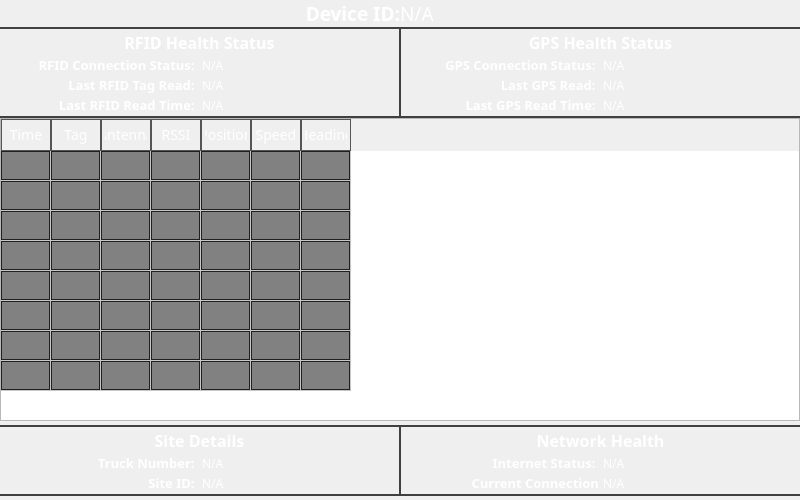
<?xml version="1.0" encoding="UTF-8"?>
<ui version="4.0">
 <class>OverviewScreen</class>
 <widget class="QWidget" name="OverviewScreen">
  <property name="geometry">
   <rect>
    <x>0</x>
    <y>0</y>
    <width>800</width>
    <height>500</height>
   </rect>
  </property>
  <property name="minimumSize">
   <size>
    <width>790</width>
    <height>500</height>
   </size>
  </property>
  <property name="windowTitle">
   <string>Overview</string>
  </property>
  <property name="styleSheet">
   <string notr="true"/>
  </property>
  <layout class="QVBoxLayout" name="verticalLayout_20">
   <property name="spacing">
    <number>0</number>
   </property>
   <property name="leftMargin">
    <number>0</number>
   </property>
   <property name="topMargin">
    <number>0</number>
   </property>
   <property name="rightMargin">
    <number>0</number>
   </property>
   <property name="bottomMargin">
    <number>0</number>
   </property>
   <item>
    <layout class="QVBoxLayout" name="verticalLayout">
     <item>
      <layout class="QHBoxLayout" name="horizontalLayout_13">
       <item>
        <widget class="QLabel" name="label_24">
         <property name="font">
          <font>
           <family>Gilroy</family>
           <pointsize>14</pointsize>
           <bold>true</bold>
          </font>
         </property>
         <property name="styleSheet">
          <string notr="true">color: #ffffff;</string>
         </property>
         <property name="text">
          <string>Device ID:</string>
         </property>
         <property name="alignment">
          <set>Qt::AlignmentFlag::AlignRight|Qt::AlignmentFlag::AlignTrailing|Qt::AlignmentFlag::AlignVCenter</set>
         </property>
        </widget>
       </item>
       <item>
        <widget class="QLabel" name="device_id">
         <property name="font">
          <font>
           <family>Gilroy</family>
           <pointsize>14</pointsize>
           <bold>false</bold>
          </font>
         </property>
         <property name="styleSheet">
          <string notr="true">color: #ffffff;</string>
         </property>
         <property name="text">
          <string>N/A</string>
         </property>
         <property name="alignment">
          <set>Qt::AlignmentFlag::AlignLeading|Qt::AlignmentFlag::AlignLeft|Qt::AlignmentFlag::AlignVCenter</set>
         </property>
        </widget>
       </item>
      </layout>
     </item>
     <item>
      <layout class="QHBoxLayout" name="horizontalLayout">
       <property name="spacing">
        <number>0</number>
       </property>
       <property name="leftMargin">
        <number>0</number>
       </property>
       <property name="topMargin">
        <number>0</number>
       </property>
       <property name="rightMargin">
        <number>0</number>
       </property>
       <property name="bottomMargin">
        <number>0</number>
       </property>
       <item>
        <widget class="QWidget" name="widget_4" native="true">
         <property name="styleSheet">
          <string notr="true">#widget_4{
	border: 2px solid #404040;
    border-right: 0px;
    border-left: 0px;
}</string>
         </property>
         <layout class="QVBoxLayout" name="verticalLayout_1">
          <property name="spacing">
           <number>2</number>
          </property>
          <property name="leftMargin">
           <number>0</number>
          </property>
          <property name="topMargin">
           <number>4</number>
          </property>
          <property name="rightMargin">
           <number>0</number>
          </property>
          <property name="bottomMargin">
           <number>4</number>
          </property>
          <item>
           <widget class="QLabel" name="label">
            <property name="font">
             <font>
              <family>Gilroy</family>
              <pointsize>12</pointsize>
              <bold>true</bold>
             </font>
            </property>
            <property name="styleSheet">
             <string notr="true">color: #ffffff;
border-bottom: 2px solid #404040;</string>
            </property>
            <property name="text">
             <string>RFID Health Status</string>
            </property>
            <property name="alignment">
             <set>Qt::AlignmentFlag::AlignCenter</set>
            </property>
           </widget>
          </item>
          <item>
           <widget class="QWidget" name="widget_1" native="true">
            <property name="styleSheet">
             <string notr="true"/>
            </property>
            <layout class="QHBoxLayout" name="horizontalLayout_5">
             <property name="spacing">
              <number>4</number>
             </property>
             <property name="leftMargin">
              <number>0</number>
             </property>
             <property name="topMargin">
              <number>0</number>
             </property>
             <property name="rightMargin">
              <number>0</number>
             </property>
             <property name="bottomMargin">
              <number>0</number>
             </property>
             <item>
              <widget class="QLabel" name="label_3">
               <property name="font">
                <font>
                 <family>Gilroy</family>
                 <pointsize>10</pointsize>
                 <bold>true</bold>
                </font>
               </property>
               <property name="styleSheet">
                <string notr="true">color: #ffffff;</string>
               </property>
               <property name="text">
                <string>RFID Connection Status: </string>
               </property>
               <property name="alignment">
                <set>Qt::AlignmentFlag::AlignRight|Qt::AlignmentFlag::AlignTrailing|Qt::AlignmentFlag::AlignVCenter</set>
               </property>
              </widget>
             </item>
             <item>
              <widget class="QLabel" name="rfid_connection_status">
               <property name="font">
                <font>
                 <family>Gilroy</family>
                 <pointsize>9</pointsize>
                </font>
               </property>
               <property name="styleSheet">
                <string notr="true">color: #ffffff;</string>
               </property>
               <property name="text">
                <string>N/A</string>
               </property>
              </widget>
             </item>
            </layout>
           </widget>
          </item>
          <item>
           <widget class="QWidget" name="widget_2" native="true">
            <property name="styleSheet">
             <string notr="true"/>
            </property>
            <layout class="QHBoxLayout" name="horizontalLayout_4">
             <property name="spacing">
              <number>4</number>
             </property>
             <property name="leftMargin">
              <number>0</number>
             </property>
             <property name="topMargin">
              <number>0</number>
             </property>
             <property name="rightMargin">
              <number>0</number>
             </property>
             <property name="bottomMargin">
              <number>0</number>
             </property>
             <item>
              <widget class="QLabel" name="label_5">
               <property name="font">
                <font>
                 <family>Gilroy</family>
                 <pointsize>10</pointsize>
                 <bold>true</bold>
                </font>
               </property>
               <property name="styleSheet">
                <string notr="true">color: #ffffff;</string>
               </property>
               <property name="text">
                <string>Last RFID Tag Read: </string>
               </property>
               <property name="alignment">
                <set>Qt::AlignmentFlag::AlignRight|Qt::AlignmentFlag::AlignTrailing|Qt::AlignmentFlag::AlignVCenter</set>
               </property>
              </widget>
             </item>
             <item>
              <widget class="QLabel" name="last_rfid_read">
               <property name="font">
                <font>
                 <family>Gilroy</family>
                 <pointsize>9</pointsize>
                </font>
               </property>
               <property name="styleSheet">
                <string notr="true">color: #ffffff;</string>
               </property>
               <property name="text">
                <string>N/A</string>
               </property>
              </widget>
             </item>
            </layout>
           </widget>
          </item>
          <item>
           <widget class="QWidget" name="widget_3" native="true">
            <property name="styleSheet">
             <string notr="true"/>
            </property>
            <layout class="QHBoxLayout" name="horizontalLayout_3">
             <property name="spacing">
              <number>4</number>
             </property>
             <property name="leftMargin">
              <number>0</number>
             </property>
             <property name="topMargin">
              <number>0</number>
             </property>
             <property name="rightMargin">
              <number>0</number>
             </property>
             <property name="bottomMargin">
              <number>0</number>
             </property>
             <item>
              <widget class="QLabel" name="label_7">
               <property name="font">
                <font>
                 <family>Gilroy</family>
                 <pointsize>10</pointsize>
                 <bold>true</bold>
                </font>
               </property>
               <property name="styleSheet">
                <string notr="true">color: #ffffff;</string>
               </property>
               <property name="text">
                <string>Last RFID Read Time: </string>
               </property>
               <property name="alignment">
                <set>Qt::AlignmentFlag::AlignRight|Qt::AlignmentFlag::AlignTrailing|Qt::AlignmentFlag::AlignVCenter</set>
               </property>
              </widget>
             </item>
             <item>
              <widget class="QLabel" name="last_rfid_time">
               <property name="font">
                <font>
                 <family>Gilroy</family>
                 <pointsize>9</pointsize>
                </font>
               </property>
               <property name="styleSheet">
                <string notr="true">color: #ffffff;</string>
               </property>
               <property name="text">
                <string>N/A</string>
               </property>
              </widget>
             </item>
            </layout>
           </widget>
          </item>
         </layout>
        </widget>
       </item>
       <item>
        <widget class="QFrame" name="vDivider">
         <property name="minimumSize">
          <size>
           <width>2</width>
           <height>0</height>
          </size>
         </property>
         <property name="maximumSize">
          <size>
           <width>2</width>
           <height>16777215</height>
          </size>
         </property>
         <property name="styleSheet">
          <string notr="true">QFrame#vDivider { background-color: #404040; }</string>
         </property>
         <property name="frameShape">
          <enum>QFrame::Shape::NoFrame</enum>
         </property>
        </widget>
       </item>
       <item>
        <widget class="QWidget" name="widget_5" native="true">
         <property name="styleSheet">
          <string notr="true">#widget_5{
	border: 2px solid #404040;
    border-left: 0px;
    border-right: 0px;
}</string>
         </property>
         <layout class="QVBoxLayout" name="verticalLayout_3">
          <property name="spacing">
           <number>2</number>
          </property>
          <property name="leftMargin">
           <number>0</number>
          </property>
          <property name="topMargin">
           <number>4</number>
          </property>
          <property name="rightMargin">
           <number>0</number>
          </property>
          <property name="bottomMargin">
           <number>4</number>
          </property>
          <item>
           <widget class="QLabel" name="label_2">
            <property name="font">
             <font>
              <family>Gilroy</family>
              <pointsize>12</pointsize>
              <bold>true</bold>
             </font>
            </property>
            <property name="styleSheet">
             <string notr="true">color: #ffffff;
border-bottom: 2px solid #404040;</string>
            </property>
            <property name="text">
             <string>GPS Health Status</string>
            </property>
            <property name="alignment">
             <set>Qt::AlignmentFlag::AlignCenter</set>
            </property>
           </widget>
          </item>
          <item>
           <widget class="QWidget" name="widget_6" native="true">
            <layout class="QHBoxLayout" name="horizontalLayout_8">
             <property name="spacing">
              <number>4</number>
             </property>
             <property name="leftMargin">
              <number>0</number>
             </property>
             <property name="topMargin">
              <number>0</number>
             </property>
             <property name="rightMargin">
              <number>0</number>
             </property>
             <property name="bottomMargin">
              <number>0</number>
             </property>
             <item>
              <widget class="QLabel" name="label_9">
               <property name="font">
                <font>
                 <family>Gilroy</family>
                 <pointsize>10</pointsize>
                 <bold>true</bold>
                </font>
               </property>
               <property name="styleSheet">
                <string notr="true">color: #ffffff;</string>
               </property>
               <property name="text">
                <string>GPS Connection Status: </string>
               </property>
               <property name="alignment">
                <set>Qt::AlignmentFlag::AlignRight|Qt::AlignmentFlag::AlignTrailing|Qt::AlignmentFlag::AlignVCenter</set>
               </property>
              </widget>
             </item>
             <item>
              <widget class="QLabel" name="gps_connection_status">
               <property name="font">
                <font>
                 <family>Gilroy</family>
                 <pointsize>9</pointsize>
                </font>
               </property>
               <property name="styleSheet">
                <string notr="true">color: #ffffff;</string>
               </property>
               <property name="text">
                <string>N/A</string>
               </property>
              </widget>
             </item>
            </layout>
           </widget>
          </item>
          <item>
           <widget class="QWidget" name="widget_7" native="true">
            <layout class="QHBoxLayout" name="horizontalLayout_7">
             <property name="spacing">
              <number>4</number>
             </property>
             <property name="leftMargin">
              <number>0</number>
             </property>
             <property name="topMargin">
              <number>0</number>
             </property>
             <property name="rightMargin">
              <number>0</number>
             </property>
             <property name="bottomMargin">
              <number>0</number>
             </property>
             <item>
              <widget class="QLabel" name="label_11">
               <property name="font">
                <font>
                 <family>Gilroy</family>
                 <pointsize>10</pointsize>
                 <bold>true</bold>
                </font>
               </property>
               <property name="styleSheet">
                <string notr="true">color: #ffffff;</string>
               </property>
               <property name="text">
                <string>Last GPS Read: </string>
               </property>
               <property name="alignment">
                <set>Qt::AlignmentFlag::AlignRight|Qt::AlignmentFlag::AlignTrailing|Qt::AlignmentFlag::AlignVCenter</set>
               </property>
              </widget>
             </item>
             <item>
              <widget class="QLabel" name="last_gps_read">
               <property name="font">
                <font>
                 <family>Gilroy</family>
                 <pointsize>9</pointsize>
                </font>
               </property>
               <property name="styleSheet">
                <string notr="true">color: #ffffff;</string>
               </property>
               <property name="text">
                <string>N/A</string>
               </property>
              </widget>
             </item>
            </layout>
           </widget>
          </item>
          <item>
           <widget class="QWidget" name="widget_8" native="true">
            <layout class="QHBoxLayout" name="horizontalLayout_6">
             <property name="spacing">
              <number>4</number>
             </property>
             <property name="leftMargin">
              <number>0</number>
             </property>
             <property name="topMargin">
              <number>0</number>
             </property>
             <property name="rightMargin">
              <number>0</number>
             </property>
             <property name="bottomMargin">
              <number>0</number>
             </property>
             <item>
              <widget class="QLabel" name="label_13">
               <property name="font">
                <font>
                 <family>Gilroy</family>
                 <pointsize>10</pointsize>
                 <bold>true</bold>
                </font>
               </property>
               <property name="styleSheet">
                <string notr="true">color: #ffffff;</string>
               </property>
               <property name="text">
                <string>Last GPS Read Time: </string>
               </property>
               <property name="alignment">
                <set>Qt::AlignmentFlag::AlignRight|Qt::AlignmentFlag::AlignTrailing|Qt::AlignmentFlag::AlignVCenter</set>
               </property>
              </widget>
             </item>
             <item>
              <widget class="QLabel" name="last_gps_time">
               <property name="font">
                <font>
                 <family>Gilroy</family>
                 <pointsize>9</pointsize>
                </font>
               </property>
               <property name="styleSheet">
                <string notr="true">color: #ffffff;</string>
               </property>
               <property name="text">
                <string>N/A</string>
               </property>
              </widget>
             </item>
            </layout>
           </widget>
          </item>
         </layout>
        </widget>
       </item>
      </layout>
     </item>
     <item>
      <widget class="QTableWidget" name="tableWidget">
       <property name="font">
        <font>
         <pointsize>7</pointsize>
        </font>
       </property>
       <property name="styleSheet">
        <string notr="true">
        QHeaderView::section {  
            background-color: qlineargradient(spread:pad, x1:0, y1:0, x2:0, y2:1,   
                                            stop:0 #777777, stop:1 #000000);
            color: white;  
            padding: 3px;
            font: 14px bold;
            border: 1px solid #555;  
        }  
        QTableWidget::item {
            background-color: rgba(40, 40, 40, 150);  
            color: white;
            border: 1px solid #202020;
            padding: 3px  
        }  
        /*QTableWidget::item:selected {  
            background-color: #336699;  
            
        } */</string>
       </property>
       <property name="editTriggers">
        <set>QAbstractItemView::EditTrigger::NoEditTriggers</set>
       </property>
       <property name="rowCount">
        <number>8</number>
       </property>
       <property name="columnCount">
        <number>7</number>
       </property>
       <attribute name="horizontalHeaderVisible">
        <bool>true</bool>
       </attribute>
       <attribute name="horizontalHeaderCascadingSectionResizes">
        <bool>true</bool>
       </attribute>
       <attribute name="horizontalHeaderMinimumSectionSize">
        <number>30</number>
       </attribute>
       <attribute name="horizontalHeaderDefaultSectionSize">
        <number>50</number>
       </attribute>
       <attribute name="horizontalHeaderHighlightSections">
        <bool>true</bool>
       </attribute>
       <attribute name="horizontalHeaderShowSortIndicator" stdset="0">
        <bool>false</bool>
       </attribute>
       <attribute name="horizontalHeaderStretchLastSection">
        <bool>false</bool>
       </attribute>
       <attribute name="verticalHeaderVisible">
        <bool>false</bool>
       </attribute>
       <attribute name="verticalHeaderHighlightSections">
        <bool>true</bool>
       </attribute>
       <row/>
       <row/>
       <row/>
       <row/>
       <row/>
       <row/>
       <row/>
       <row/>
       <column>
        <property name="text">
         <string>Time</string>
        </property>
       </column>
       <column>
        <property name="text">
         <string>Tag</string>
        </property>
       </column>
       <column>
        <property name="text">
         <string>Antenna</string>
        </property>
       </column>
       <column>
        <property name="text">
         <string>RSSI</string>
        </property>
       </column>
       <column>
        <property name="text">
         <string>Position</string>
        </property>
       </column>
       <column>
        <property name="text">
         <string>Speed</string>
        </property>
       </column>
       <column>
        <property name="text">
         <string>Heading</string>
        </property>
       </column>
      </widget>
     </item>
     <item>
      <layout class="QHBoxLayout" name="horizontalLayout_2">
       <property name="spacing">
        <number>0</number>
       </property>
       <property name="leftMargin">
        <number>0</number>
       </property>
       <property name="topMargin">
        <number>4</number>
       </property>
       <property name="rightMargin">
        <number>0</number>
       </property>
       <property name="bottomMargin">
        <number>4</number>
       </property>
       <item>
        <widget class="QWidget" name="widget_9" native="true">
         <property name="styleSheet">
          <string notr="true">#widget_9{
	border: 2px solid #404040;
    border-right: 0px;
    border-left: 0px;
}</string>
         </property>
         <layout class="QVBoxLayout" name="verticalLayout_4" stretch="0,0,0">
          <property name="spacing">
           <number>2</number>
          </property>
          <property name="leftMargin">
           <number>0</number>
          </property>
          <property name="topMargin">
           <number>4</number>
          </property>
          <property name="rightMargin">
           <number>0</number>
          </property>
          <property name="bottomMargin">
           <number>4</number>
          </property>
          <item>
           <widget class="QLabel" name="label_15">
            <property name="font">
             <font>
              <family>Gilroy</family>
              <pointsize>12</pointsize>
              <bold>true</bold>
             </font>
            </property>
            <property name="styleSheet">
             <string notr="true">color: #ffffff;</string>
            </property>
            <property name="text">
             <string>Site Details</string>
            </property>
            <property name="alignment">
             <set>Qt::AlignmentFlag::AlignCenter</set>
            </property>
           </widget>
          </item>
          <item>
           <widget class="QWidget" name="widget_10" native="true">
            <layout class="QHBoxLayout" name="horizontalLayout_10">
             <property name="spacing">
              <number>4</number>
             </property>
             <property name="leftMargin">
              <number>0</number>
             </property>
             <property name="topMargin">
              <number>0</number>
             </property>
             <property name="rightMargin">
              <number>0</number>
             </property>
             <property name="bottomMargin">
              <number>0</number>
             </property>
             <item>
              <widget class="QLabel" name="label_16">
               <property name="font">
                <font>
                 <family>Gilroy</family>
                 <pointsize>10</pointsize>
                 <bold>true</bold>
                </font>
               </property>
               <property name="styleSheet">
                <string notr="true">color: #ffffff;</string>
               </property>
               <property name="text">
                <string>Truck Number: </string>
               </property>
               <property name="alignment">
                <set>Qt::AlignmentFlag::AlignRight|Qt::AlignmentFlag::AlignTrailing|Qt::AlignmentFlag::AlignVCenter</set>
               </property>
              </widget>
             </item>
             <item>
              <widget class="QLabel" name="truck_number">
               <property name="font">
                <font>
                 <family>Gilroy</family>
                 <pointsize>9</pointsize>
                </font>
               </property>
               <property name="styleSheet">
                <string notr="true">color: #ffffff;</string>
               </property>
               <property name="text">
                <string>N/A</string>
               </property>
              </widget>
             </item>
            </layout>
           </widget>
          </item>
          <item>
           <widget class="QWidget" name="widget_11" native="true">
            <layout class="QHBoxLayout" name="horizontalLayout_11">
             <property name="spacing">
              <number>4</number>
             </property>
             <property name="leftMargin">
              <number>0</number>
             </property>
             <property name="topMargin">
              <number>0</number>
             </property>
             <property name="rightMargin">
              <number>0</number>
             </property>
             <property name="bottomMargin">
              <number>0</number>
             </property>
             <item>
              <widget class="QLabel" name="label_17">
               <property name="font">
                <font>
                 <family>Gilroy</family>
                 <pointsize>10</pointsize>
                 <bold>true</bold>
                </font>
               </property>
               <property name="styleSheet">
                <string notr="true">color: #ffffff;</string>
               </property>
               <property name="text">
                <string>Site ID: </string>
               </property>
               <property name="alignment">
                <set>Qt::AlignmentFlag::AlignRight|Qt::AlignmentFlag::AlignTrailing|Qt::AlignmentFlag::AlignVCenter</set>
               </property>
              </widget>
             </item>
             <item>
              <widget class="QLabel" name="site_id">
               <property name="font">
                <font>
                 <family>Gilroy</family>
                 <pointsize>9</pointsize>
                </font>
               </property>
               <property name="styleSheet">
                <string notr="true">color: #ffffff;</string>
               </property>
               <property name="text">
                <string>N/A</string>
               </property>
              </widget>
             </item>
            </layout>
           </widget>
          </item>
         </layout>
        </widget>
       </item>
       <item>
        <widget class="QFrame" name="vDivider2">
         <property name="minimumSize">
          <size>
           <width>2</width>
           <height>0</height>
          </size>
         </property>
         <property name="maximumSize">
          <size>
           <width>2</width>
           <height>16777215</height>
          </size>
         </property>
         <property name="styleSheet">
          <string notr="true">QFrame#vDivider2 { background-color: #404040; }</string>
         </property>
         <property name="frameShape">
          <enum>QFrame::Shape::NoFrame</enum>
         </property>
        </widget>
       </item>
       <item>
        <widget class="QWidget" name="widget_12" native="true">
         <property name="styleSheet">
          <string notr="true">#widget_12{
	border: 2px solid #404040;
    border-right: 0px;
    border-left: 0px;
}</string>
         </property>
         <layout class="QVBoxLayout" name="verticalLayout_5" stretch="0,0,0">
          <property name="spacing">
           <number>2</number>
          </property>
          <property name="leftMargin">
           <number>0</number>
          </property>
          <property name="topMargin">
           <number>4</number>
          </property>
          <property name="rightMargin">
           <number>0</number>
          </property>
          <property name="bottomMargin">
           <number>4</number>
          </property>
          <item>
           <widget class="QLabel" name="label_20">
            <property name="font">
             <font>
              <family>Gilroy</family>
              <pointsize>12</pointsize>
              <bold>true</bold>
             </font>
            </property>
            <property name="styleSheet">
             <string notr="true">color: #ffffff;</string>
            </property>
            <property name="text">
             <string>Network Health</string>
            </property>
            <property name="alignment">
             <set>Qt::AlignmentFlag::AlignCenter</set>
            </property>
           </widget>
          </item>
          <item>
           <widget class="QWidget" name="widget_14" native="true">
            <layout class="QHBoxLayout" name="horizontalLayout_12">
             <property name="spacing">
              <number>4</number>
             </property>
             <property name="leftMargin">
              <number>0</number>
             </property>
             <property name="topMargin">
              <number>0</number>
             </property>
             <property name="rightMargin">
              <number>0</number>
             </property>
             <property name="bottomMargin">
              <number>0</number>
             </property>
             <item>
              <widget class="QLabel" name="label_21">
               <property name="font">
                <font>
                 <family>Gilroy</family>
                 <pointsize>10</pointsize>
                 <bold>true</bold>
                </font>
               </property>
               <property name="styleSheet">
                <string notr="true">color: #ffffff;</string>
               </property>
               <property name="text">
                <string>Internet Status: </string>
               </property>
               <property name="alignment">
                <set>Qt::AlignmentFlag::AlignRight|Qt::AlignmentFlag::AlignTrailing|Qt::AlignmentFlag::AlignVCenter</set>
               </property>
              </widget>
             </item>
             <item>
              <widget class="QLabel" name="internet_status">
               <property name="font">
                <font>
                 <family>Gilroy</family>
                 <pointsize>9</pointsize>
                </font>
               </property>
               <property name="styleSheet">
                <string notr="true">color: #ffffff;</string>
               </property>
               <property name="text">
                <string>N/A</string>
               </property>
              </widget>
             </item>
            </layout>
           </widget>
          </item>
          <item>
           <widget class="QWidget" name="widget_15" native="true">
            <layout class="QHBoxLayout" name="horizontalLayout_14">
             <property name="spacing">
              <number>4</number>
             </property>
             <property name="leftMargin">
              <number>0</number>
             </property>
             <property name="topMargin">
              <number>0</number>
             </property>
             <property name="rightMargin">
              <number>0</number>
             </property>
             <property name="bottomMargin">
              <number>0</number>
             </property>
             <item>
              <widget class="QLabel" name="label_22">
               <property name="font">
                <font>
                 <family>Gilroy</family>
                 <pointsize>10</pointsize>
                 <bold>true</bold>
                </font>
               </property>
               <property name="styleSheet">
                <string notr="true">color: #ffffff;</string>
               </property>
               <property name="text">
                <string>Current Connection</string>
               </property>
               <property name="alignment">
                <set>Qt::AlignmentFlag::AlignRight|Qt::AlignmentFlag::AlignTrailing|Qt::AlignmentFlag::AlignVCenter</set>
               </property>
              </widget>
             </item>
             <item>
              <widget class="QLabel" name="internet_tunnel">
               <property name="font">
                <font>
                 <family>Gilroy</family>
                 <pointsize>9</pointsize>
                </font>
               </property>
               <property name="styleSheet">
                <string notr="true">color: #ffffff;</string>
               </property>
               <property name="text">
                <string>N/A</string>
               </property>
              </widget>
             </item>
            </layout>
           </widget>
          </item>
         </layout>
        </widget>
       </item>
      </layout>
     </item>
    </layout>
   </item>
  </layout>
 </widget>
 <resources>
  <include location="../pl.qrc"/>
 </resources>
 <connections/>
</ui>
